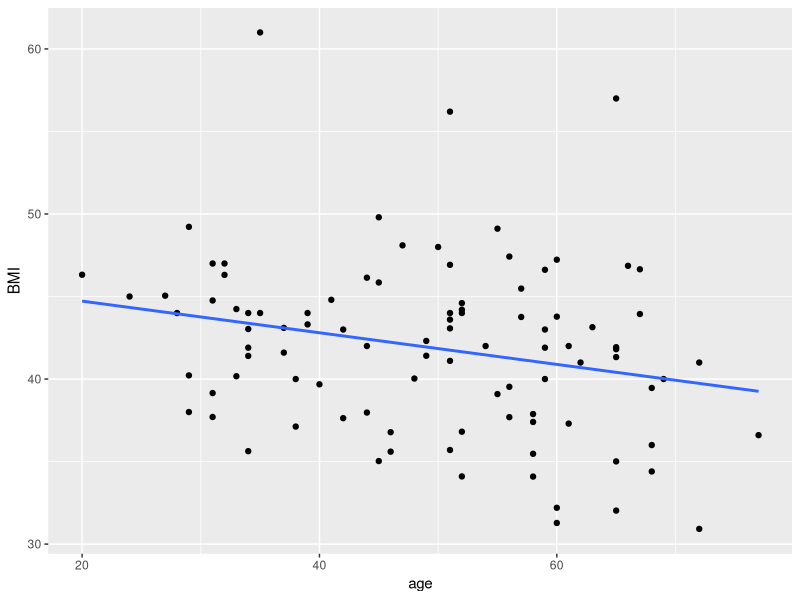
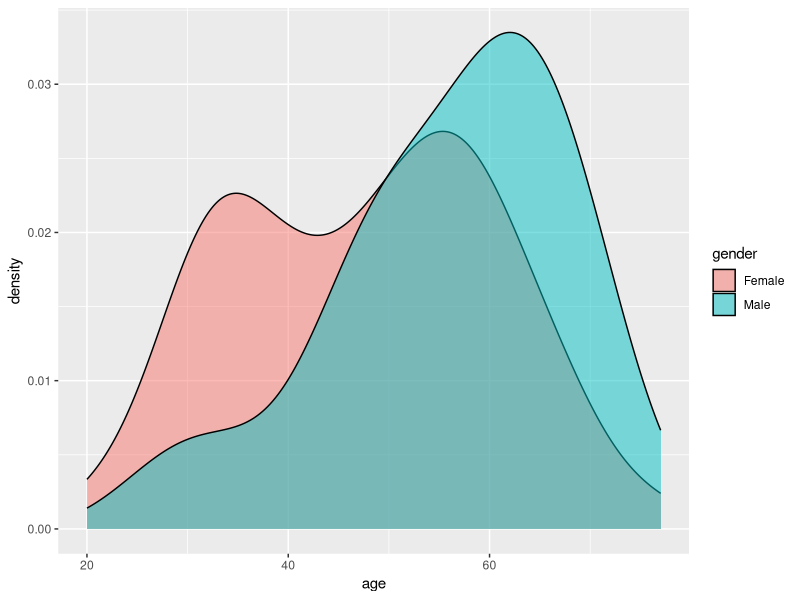
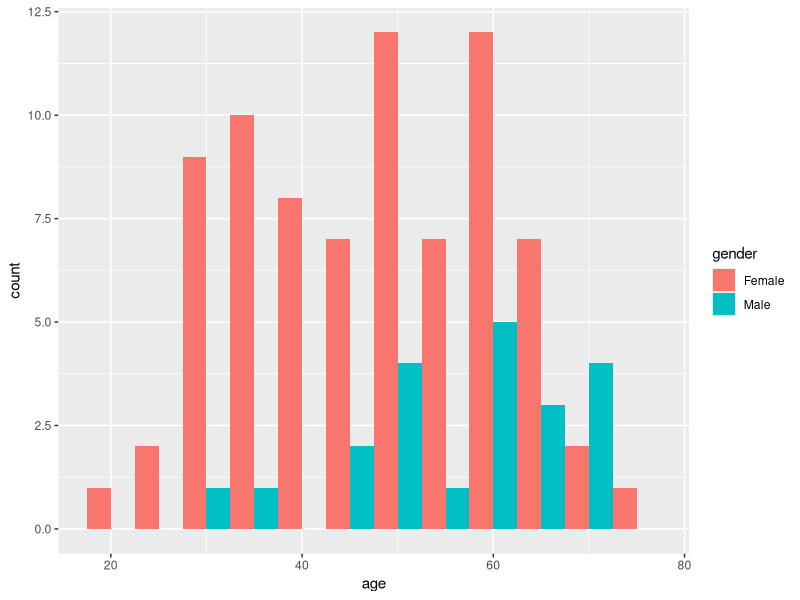
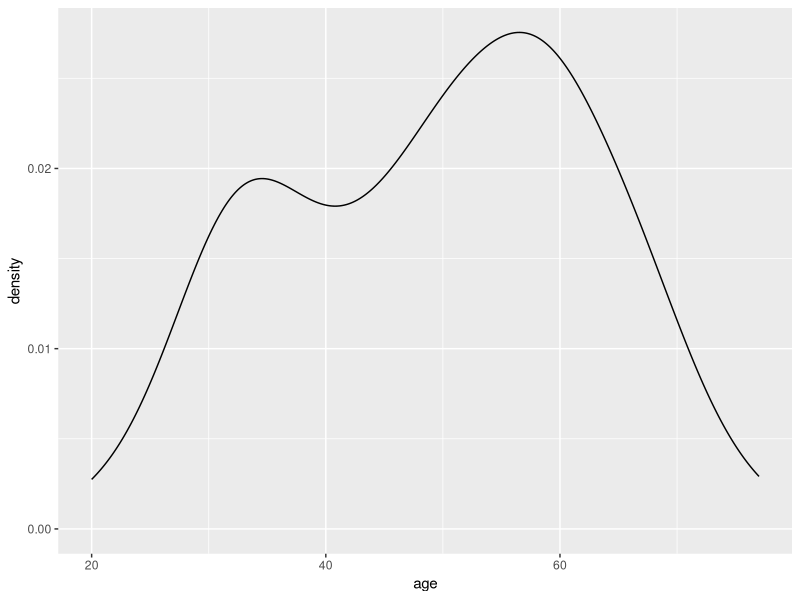
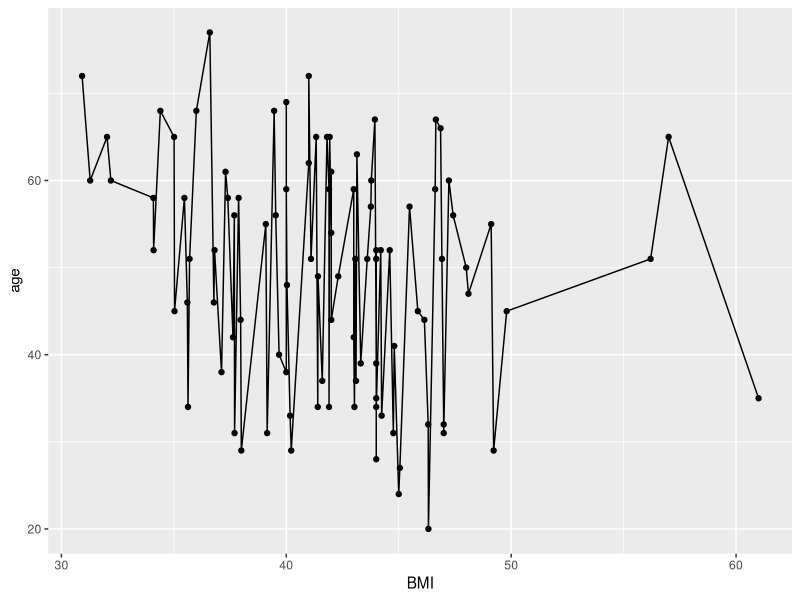
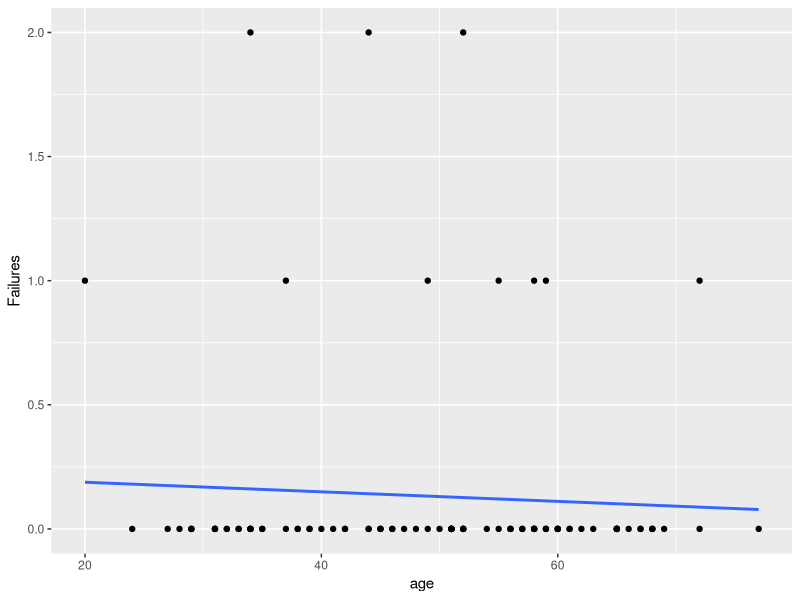
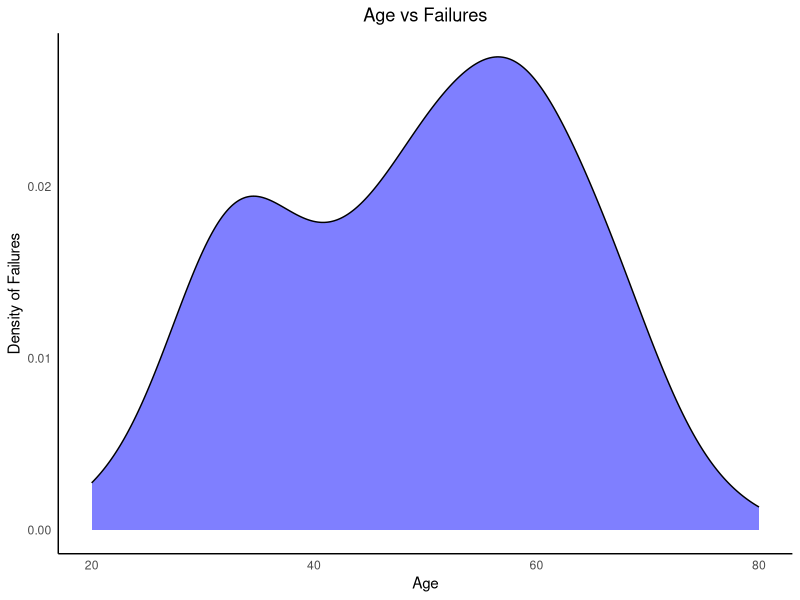
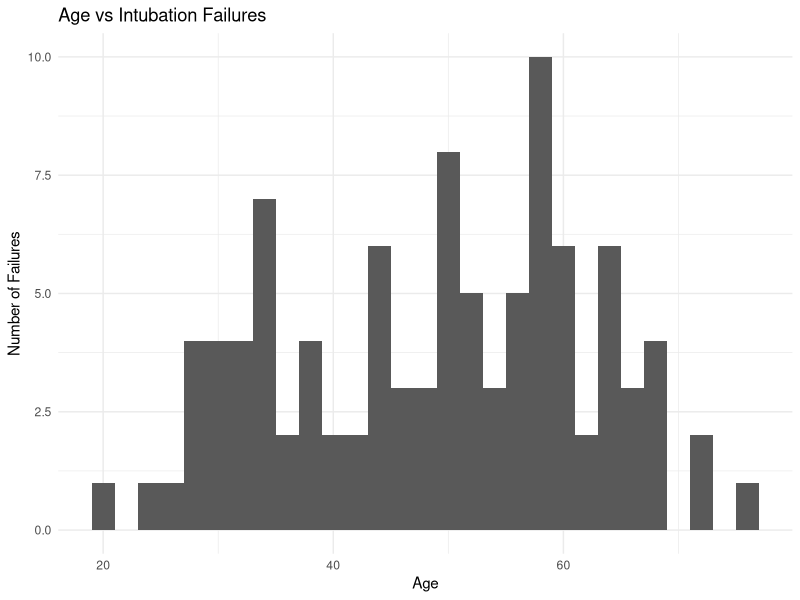

R code for these plots, in order:
## ---- chunk 1
library(tidyverse)
library(here)

here()
data <- read_delim(here("Data", "exam_data.txt")) #Assigning the dataset to an object "data".
data

## ---- chunk 2
tidy_data <- data %>% rename(BMI = "BMI kg/m2", # Renaming columns 
                Attempts = "# attempts",
                Failures = "# failures") %>% 
  distinct() %>% # Removing duplicates
  pivot_wider(names_from = difficulties_intubating_feature, 
              values_from = difficulties_intubating_value) %>% 
  # Creating three new columns by pivoting wider 
  separate(col = last_method_S_F,
           into = c("last_method", "last_method_S_F"),
           sep = "_") %>% # Splitting the last_method_S_F column into two different columns
  mutate(last_method_S_F = as.double(last_method_S_F),
         last_method = as.double(last_method)) #Converting these two columns to numeric columns as they were turned into character columns when splitting them
  
## ---- chunk 3
data2 <- tidy_data %>% select(-c(month, year)) # Removing the columns month and year 
 
## ---- chunk 4
ad_df <- read_delim(here("Data", "exam_data_join.txt")) # Importing the additional dataset and assigning it to an object
## ---- chunk 5
joined_df <- data2 %>% 
  left_join(ad_df, by = "id") %>%  # Deciding to join the original dataframe to the ad_df by the column "id" as this is present in both datasets
  distinct() %>% # Removing duplicates
 mutate(gender = if_else(gender == 0, "Female", "Male"), # Could also have used the function case_when like this: mutate(gender =case_when(gender == "0" ~ "Female", gender == "1" ~ "Male"))
        Mallampati_asa = (asa*Mallampati), # Adding a column multiplicating the columns asa and Mallampati ) # Changing the column gender to character observations
        Ease_quartile = cut(ease, breaks = 4), # Creating a new column with quartile-values for the ease-column 
        Method_check = if_else(last_method == Randomization, "True", "False")) %>%  # Creating a new column that checks whether the column "last method" contains the same values as the column "Randomization) 

  select(id, gender, age, everything()) %>%  #Changing the order of the columns so that id, gender and age is at the beginning of the dataset. 
  arrange(id) #%>%  # The id's in our dataset are already in increasing order

## ---- chunk 6
joined_df %>% summarise(across(everything(), ~sum(is.na(.)))) # There are 2 missing values for BMI,  1 for sore_throat, 1 for mallampati and 1 for mallampati_asa
## ---- chunk 7
joined_df %>% 
  group_by(gender) %>% 
  summarise(
    min_total_intubation_time = min(total_intubation_time, na.rm = T),  #It is possible to use na.rm = T instead of writing TRUE (it does the same)
    max_total_intubation_time = max(total_intubation_time, na.rm = T),
    mean_total_intubation_time = mean(total_intubation_time, na.rm = T),
    sd_total_intubation_time = sd(total_intubation_time, na.rm = T))
## ---- chunk 8
joined_df %>% 
  group_by(gender) %>% 
  filter(BMI <= 40) %>% 
   summarise(
    min_total_intubation_time = min(total_intubation_time, na.rm = T),
    max_total_intubation_time = max(total_intubation_time, na.rm = T),
    mean_total_intubation_time = mean(total_intubation_time, na.rm = T),
    sd_total_intubation_time = sd(total_intubation_time, na.rm = T))
## ---- chunk 9
joined_df %>% 
  group_by(Randomization) %>% 
  filter(gender == "Female") %>% 
   summarise(
    min_total_intubation_time = min(total_intubation_time, na.rm = T),
    max_total_intubation_time = max(total_intubation_time, na.rm = T),
    mean_total_intubation_time = mean(total_intubation_time, na.rm = T),
    sd_total_intubation_time = sd(total_intubation_time, na.rm = T))
## ---- chunk 10
joined_df %>% 
  group_by(Attempts) %>% 
  filter(age > 45) %>% 
   summarise(
    min_total_intubation_time = min(total_intubation_time, na.rm = T),
    max_total_intubation_time = max(total_intubation_time, na.rm = T),
    mean_total_intubation_time = mean(total_intubation_time, na.rm = T),
    sd_total_intubation_time = sd(total_intubation_time, na.rm = T))
## ---- chunk 11
joined_df %>% 
  group_by(Failures) %>% 
  filter(Mallampati >= 2) %>% 
   summarise(
    min_total_intubation_time = min(total_intubation_time, na.rm = T),
    max_total_intubation_time = max(total_intubation_time, na.rm = T),
    mean_total_intubation_time = mean(total_intubation_time, na.rm = T),
    sd_total_intubation_time = sd(total_intubation_time, na.rm = T))
## ---- chunk 12
CC_table <- joined_df %>%
  count(gender, Attempts)
## ---- chunk 13

#Checking if age distribution depends on gender:
joined_df %>% 
  ggplot(aes(x = age, y = BMI)) + geom_point() + geom_smooth(method = "lm", se = F) # Checking if age and BMI have a linear relationship by adding geom_smooth (adds a regression line) to a scatterplot.

joined_df %>% ggplot(aes(x = age, fill = gender)) + geom_density(alpha = 0.5)   # Density plot of the age distribution depending on gender I LIKE THIS THE BEST FOR AGE AND GENDER. also recommend writing the plots like this as opposed to the other way of writing it (like below)

ggplot(joined_df, aes(x = age, fill = gender)) +
  geom_histogram(binwidth = 5, position = "dodge") # Histogram of age depending on gender

ggplot(joined_df, aes(x = age, fill = BMI)) +
  geom_density(alpha = 0.5) 

ggplot(joined_df, aes(x = BMI, y = age)) +
  geom_point() + geom_line()
## ---- chunk 14
#checking Does number of failures depend on age?
joined_df %>% 
  ggplot(aes(x = age, y = Failures)) + geom_point() + geom_smooth(method = "lm", se = F) # does not look good at all, unless find a way to exclude 0 values
joined_df %>% ggplot(aes(x = age, fill = Failures)) + geom_density(alpha = 0.5,fill= "blue")+theme_minimal()+labs(title = "Age vs Failures")+ylab("Density of Failures")+theme(plot.title = element_text(hjust =0.5 ))+scale_x_continuous(name = "Age",limits = c(20,80))+theme(panel.grid.major = element_blank(), panel.grid.minor = element_blank(),
panel.background = element_blank(), axis.line = element_line(colour = "black"))

ggsave(here("processed_data","Age_v_Failure_density"))
#ok looks a little bit like something
ggplot(joined_df, aes(x = age, fill = Failures)) +
  geom_histogram(binwidth = 2, position = "stack")+theme_minimal()+ labs(title ="Age vs Intubation Failures")+ xlab("Age") + ylab("Number of Failures")

ggplot(joined_df, aes(x = age, fill = Failures)) +
  geom_histogram()

